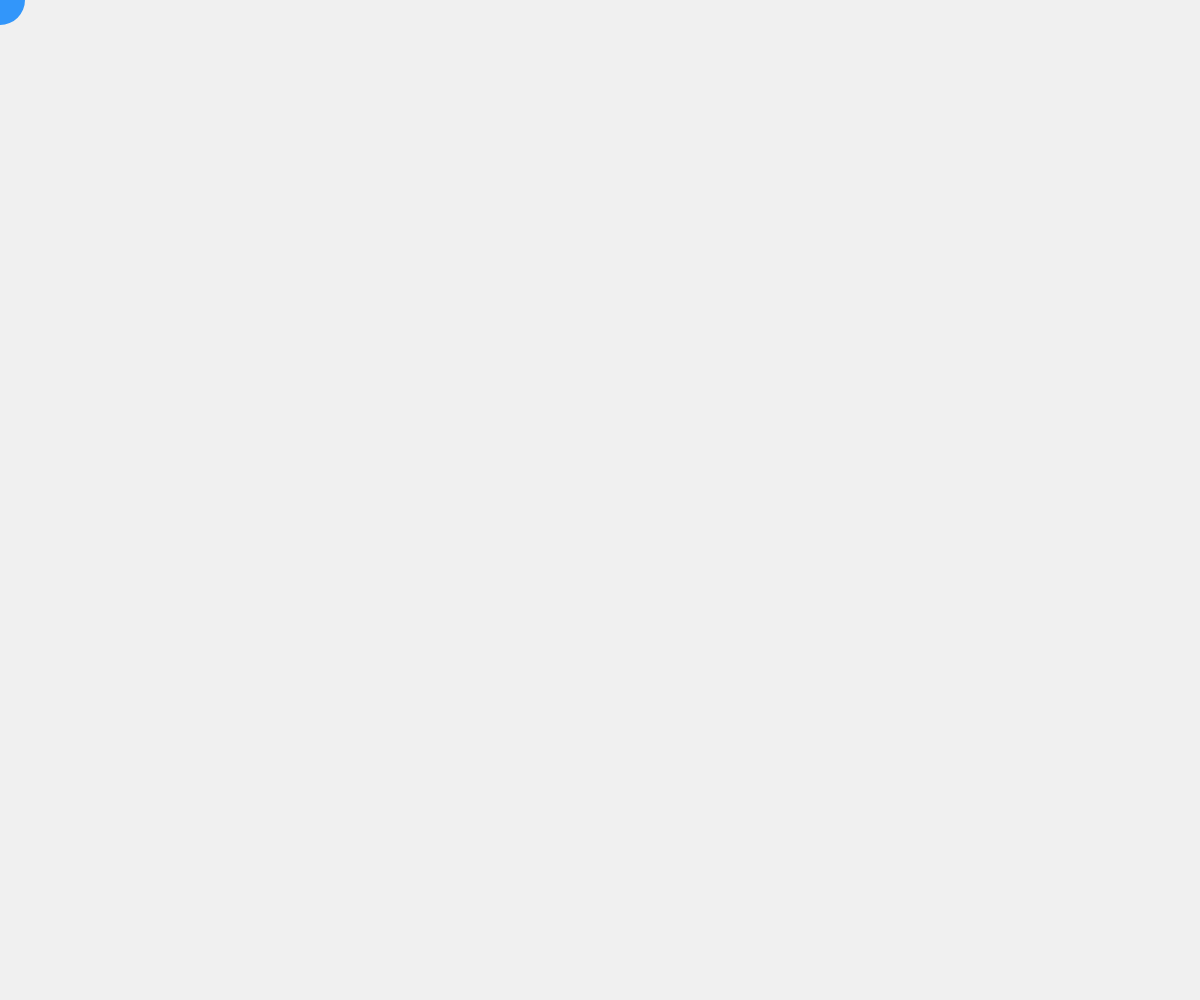
Frame 1 (no input)
Frame 60 (no input): identical to frame 1, image omitted
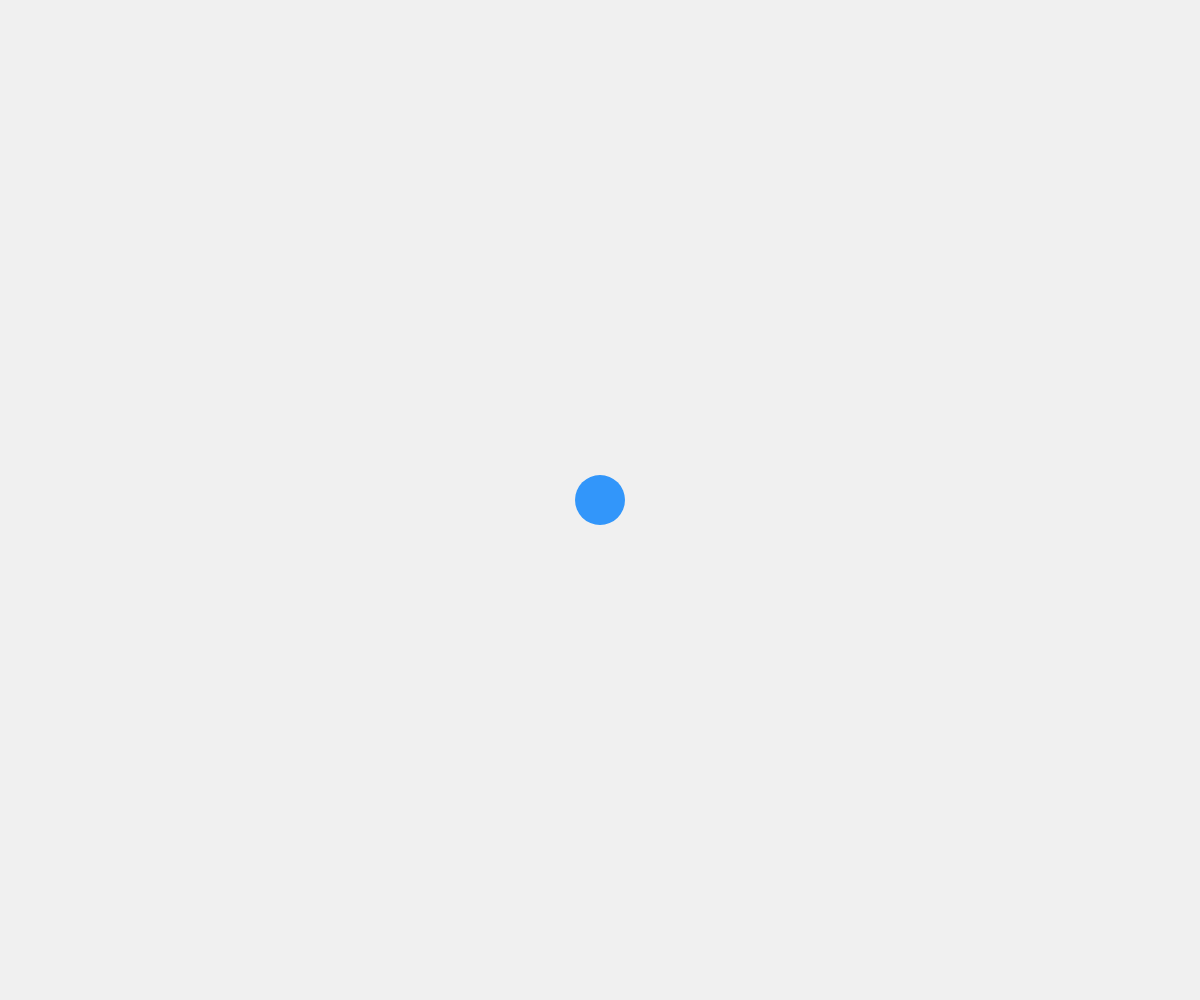
Frame 120 (the mouse pressed at the canvas centre since frame 60)

The p5.js sketch that drew these frames (run headless with seeded random() and noise() and a simulated clock; from frame 60 on, the mouse is pressed at the canvas centre):

// p5.js sketch
// ── sketch.js
function setup() {
  createCanvas(windowWidth, windowHeight);
}

function draw() {
  background(240);
  noStroke();
  fill(50, 150, 250);
  circle(mouseX, mouseY, 50);
}
